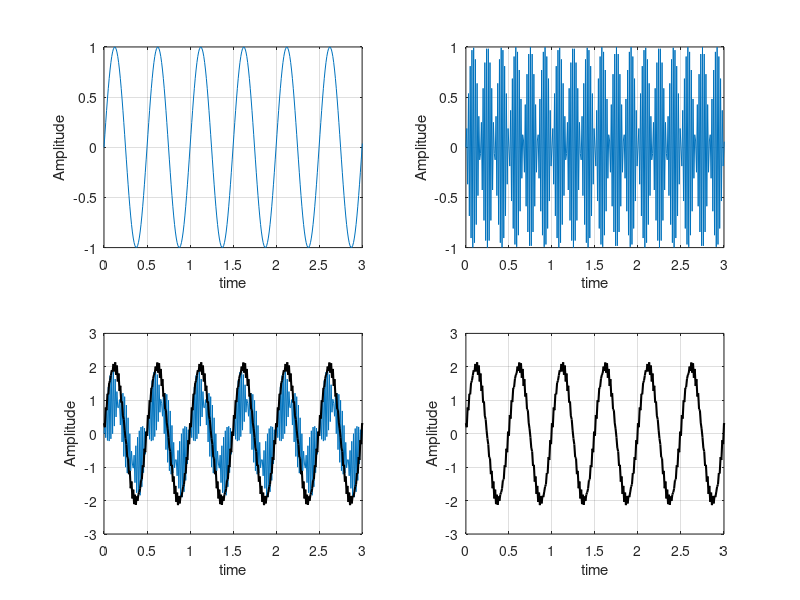

MATLAB code to generate this figure:
clc;
x=0:0.01:1*pi;
y=sin(2*pi*2*x);
subplot(2,2,1);
plot(x,y);
grid on;
xlim([0 3.0]);
xlabel('time');
ylabel('Amplitude');
y1=sin(2*pi*47*x);
subplot(2,2,2);
plot(x,y1);
grid on;
xlim([0 3.0]);
xlabel('time');
ylabel('Amplitude');
subplot(2,2,3);
y2=y+y1;
plot(x,y2);
ylim([-3 3]);
hold on;
y3=y2(2:1:length(y2));
y4=y2(1:1:length(y2)-1);
y5=y3 + y4;
plot(x(1:1:length(x)-1),y5,'k-','LineWidth',1.5);
grid on;
xlim([0 3.0]);
xlabel('time');
ylabel('Amplitude');
subplot(2,2,4);
plot(x(1:1:length(x)-1),y5,'k-','LineWidth',1.5);
grid on;
xlim([0 3.0]);
xlabel('time');
ylabel('Amplitude');